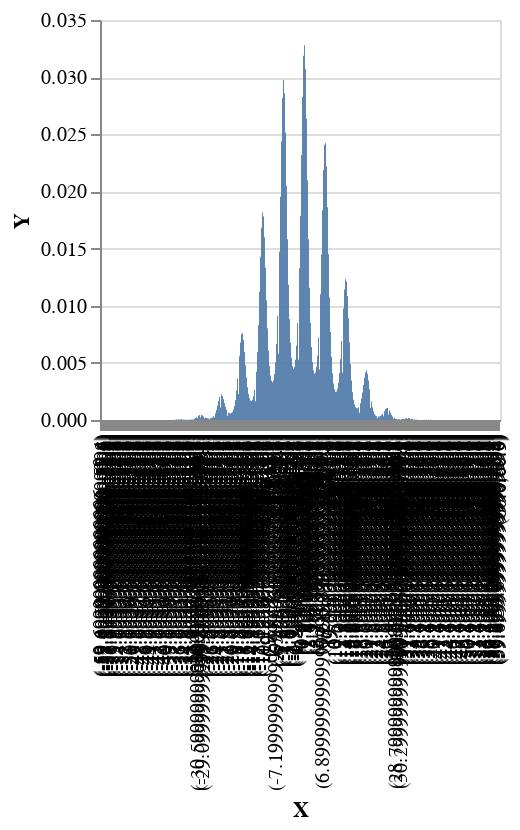

The code cell stored with this chart in its notebook:
### Markdown cell above
Or this unusual distribution with $p(x) \propto N(x;0,4)*e^{sin(x)}$:

### Code cell
model4 :: MonadInfer m => m Double
model4 = do

    x <- normal 0 10
    factor $ Exp (sin x )
    return x

plotVega $ histogram 400 0.3 model4

### Figure 1 — Vega-Lite specification as saved in the notebook (floating-point values rounded to 4 significant figures; data arrays with more than 128 entries replaced by an {"elided": "..."} marker saying what was removed)
{"$schema": "https://vega.github.io/schema/vega-lite/v4.json", "data": {"values": {"elided": "400 records"}}, "encoding": {"x": {"field": "X", "sort": {"elided": "400 str values"}, "type": "nominal"}, "y": {"field": "Y", "type": "quantitative"}}, "height": 200, "mark": "bar", "width": 200}
